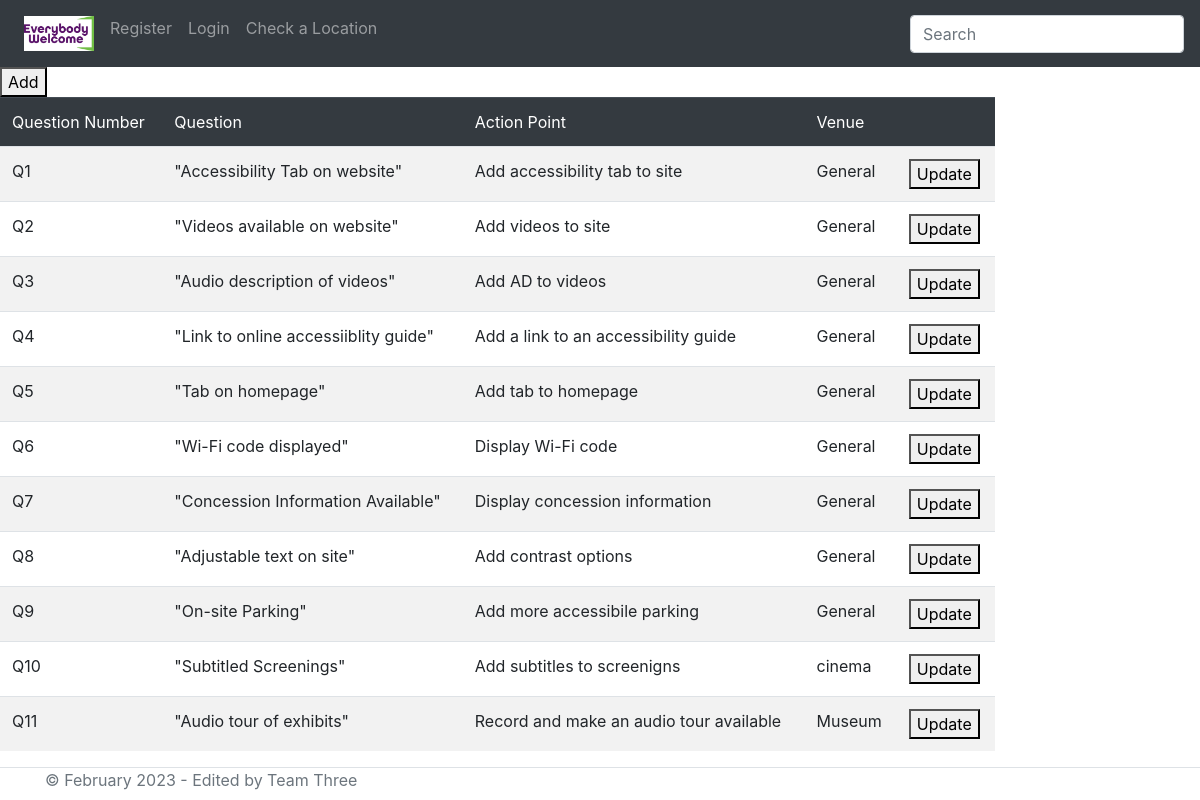
The app's page /QuestionUpdater.php, older data.
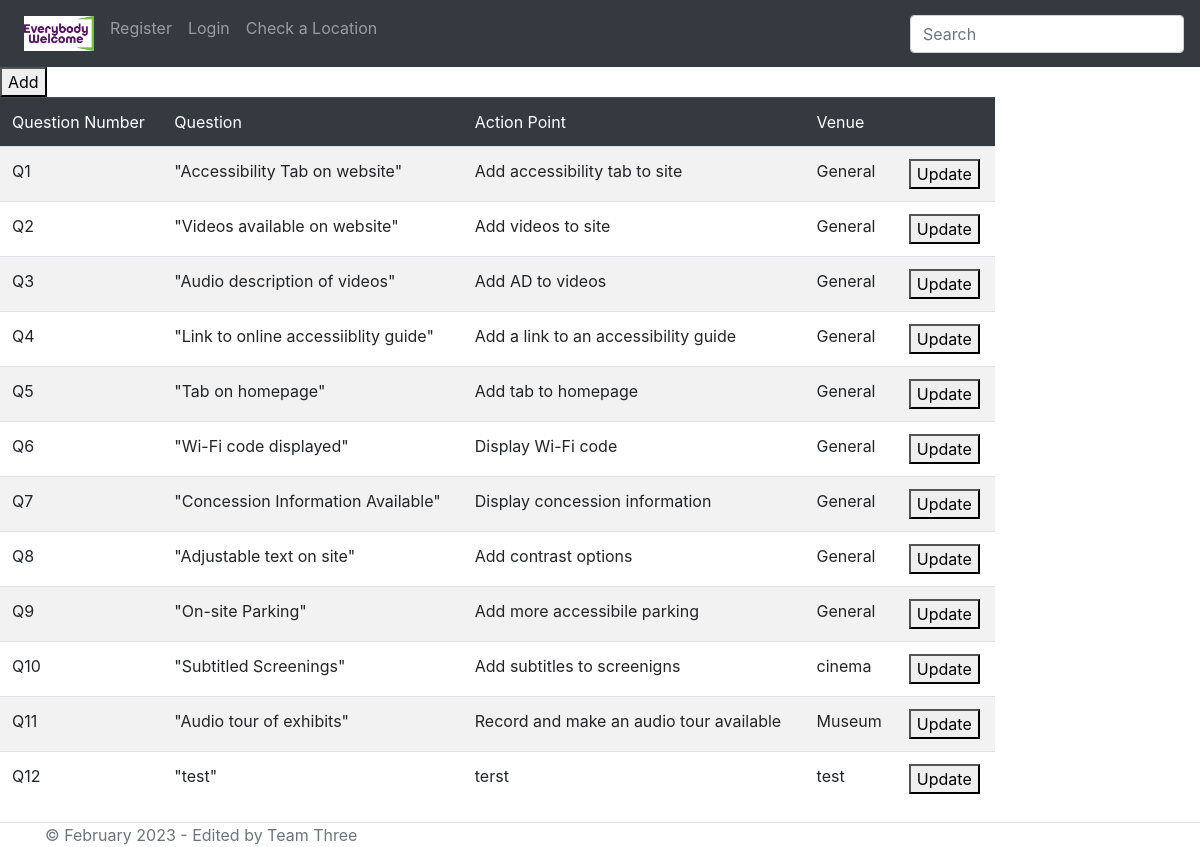
The same page, newer data.
### tables this page shows
CREATE TABLE "Checklist" (
QuestionNo VARCHAR(10) PRIMARY KEY,
Question TEXT,
ActionPoint TEXT,
Venue TEXT
);

### QuestionUpdater.php (the view, shortened to what this page needs)
<?php include("NavigationBar.php");
function getQs()
{
  $db = new SQLite3('ActionPoints.db');
  $stmt = $db->prepare('SELECT * FROM Checklist');
  $result = $stmt->execute();
  $arrayResult = [];
  while ($row = $result->fetchArray()){
      $arrayResult [] = $row;
  }
  return $arrayResult;
}
?>
<head>
<form action="AddQ.php">
<button type="submit" name="Add">Add</button>
</form>
<body class="bgColor">
<div class="row">
            <div class="col-10">
                <table class="table table-striped">
                    <thead class="table-dark">
                        <td>Question Number</td>
                        <td>Question</td>
                        <td>Action Point</td>
                        <td>Venue</td>
                        <td></td>
                    </thead>
                    <?php
                    $user = (getQs());
                        for ($i=0; $i<count($user); $i++):
                    ?>
                    <tr>
                        <td><?php echo $user[$i]['QuestionNo']?></td>
                        <td><?php echo '"' . $user[$i]['Question'] . '"'?></td>
                        <td><?php echo $user[$i]['ActionPoint']?></td>
                        <td><?php echo $user[$i]['Venue']?></td>
                        <td>
                            <form action="update.php?questionNo=<?php echo $user[$i]['QuestionNo']?>" method=get>
                            <button type="submit" name="update">Update</button>
                        </form>
                        </td>
                    </tr>
                    <?php endfor;?>
                </table>
            </div>
        </div>
</body>
<?php
    include("footer.php");
?>

Row changes from the older to the newer data that the page shows:
added checklist: QuestionNo "Q12", Question "test", ActionPoint "terst", Venue "test"
